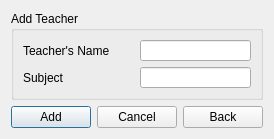
<?xml version="1.0" encoding="UTF-8"?>
<ui version="4.0">
 <class>Dialog</class>
 <widget class="QDialog" name="Dialog">
  <property name="geometry">
   <rect>
    <x>0</x>
    <y>0</y>
    <width>257</width>
    <height>138</height>
   </rect>
  </property>
  <property name="maximumSize">
   <size>
    <width>424</width>
    <height>138</height>
   </size>
  </property>
  <property name="windowTitle">
   <string>Dialog</string>
  </property>
  <layout class="QGridLayout" name="gridLayout_2">
   <item row="0" column="0">
    <widget class="QGroupBox" name="groupBox">
     <property name="maximumSize">
      <size>
       <width>424</width>
       <height>89</height>
      </size>
     </property>
     <property name="title">
      <string>Add Teacher</string>
     </property>
     <layout class="QGridLayout" name="gridLayout">
      <item row="0" column="0">
       <layout class="QHBoxLayout" name="horizontalLayout_2">
        <item>
         <widget class="QLabel" name="label">
          <property name="text">
           <string>Teacher's Name</string>
          </property>
         </widget>
        </item>
        <item>
         <widget class="QLineEdit" name="teacher_name">
          <property name="sizePolicy">
           <sizepolicy hsizetype="Minimum" vsizetype="Fixed">
            <horstretch>0</horstretch>
            <verstretch>0</verstretch>
           </sizepolicy>
          </property>
         </widget>
        </item>
       </layout>
      </item>
      <item row="1" column="0">
       <layout class="QHBoxLayout" name="horizontalLayout_3">
        <item>
         <widget class="QLabel" name="label_2">
          <property name="minimumSize">
           <size>
            <width>24</width>
            <height>0</height>
           </size>
          </property>
          <property name="text">
           <string>Subject</string>
          </property>
         </widget>
        </item>
        <item>
         <widget class="QLineEdit" name="subject_name">
          <property name="sizePolicy">
           <sizepolicy hsizetype="Minimum" vsizetype="Fixed">
            <horstretch>0</horstretch>
            <verstretch>0</verstretch>
           </sizepolicy>
          </property>
         </widget>
        </item>
       </layout>
      </item>
      <item row="2" column="0">
       <spacer name="verticalSpacer">
        <property name="orientation">
         <enum>Qt::Vertical</enum>
        </property>
        <property name="sizeHint" stdset="0">
         <size>
          <width>20</width>
          <height>10</height>
         </size>
        </property>
       </spacer>
      </item>
     </layout>
     <zorder>label</zorder>
     <zorder>teacher_name</zorder>
     <zorder>label_2</zorder>
     <zorder>subject_name</zorder>
     <zorder>verticalSpacer</zorder>
     <zorder>subject_name</zorder>
    </widget>
   </item>
   <item row="1" column="0">
    <layout class="QHBoxLayout" name="horizontalLayout">
     <item>
      <widget class="QPushButton" name="pushButton">
       <property name="text">
        <string>Add</string>
       </property>
      </widget>
     </item>
     <item>
      <widget class="QPushButton" name="cancel">
       <property name="text">
        <string>Cancel</string>
       </property>
      </widget>
     </item>
     <item>
      <widget class="QPushButton" name="back">
       <property name="text">
        <string>Back</string>
       </property>
      </widget>
     </item>
    </layout>
   </item>
  </layout>
 </widget>
 <resources/>
 <connections/>
</ui>
